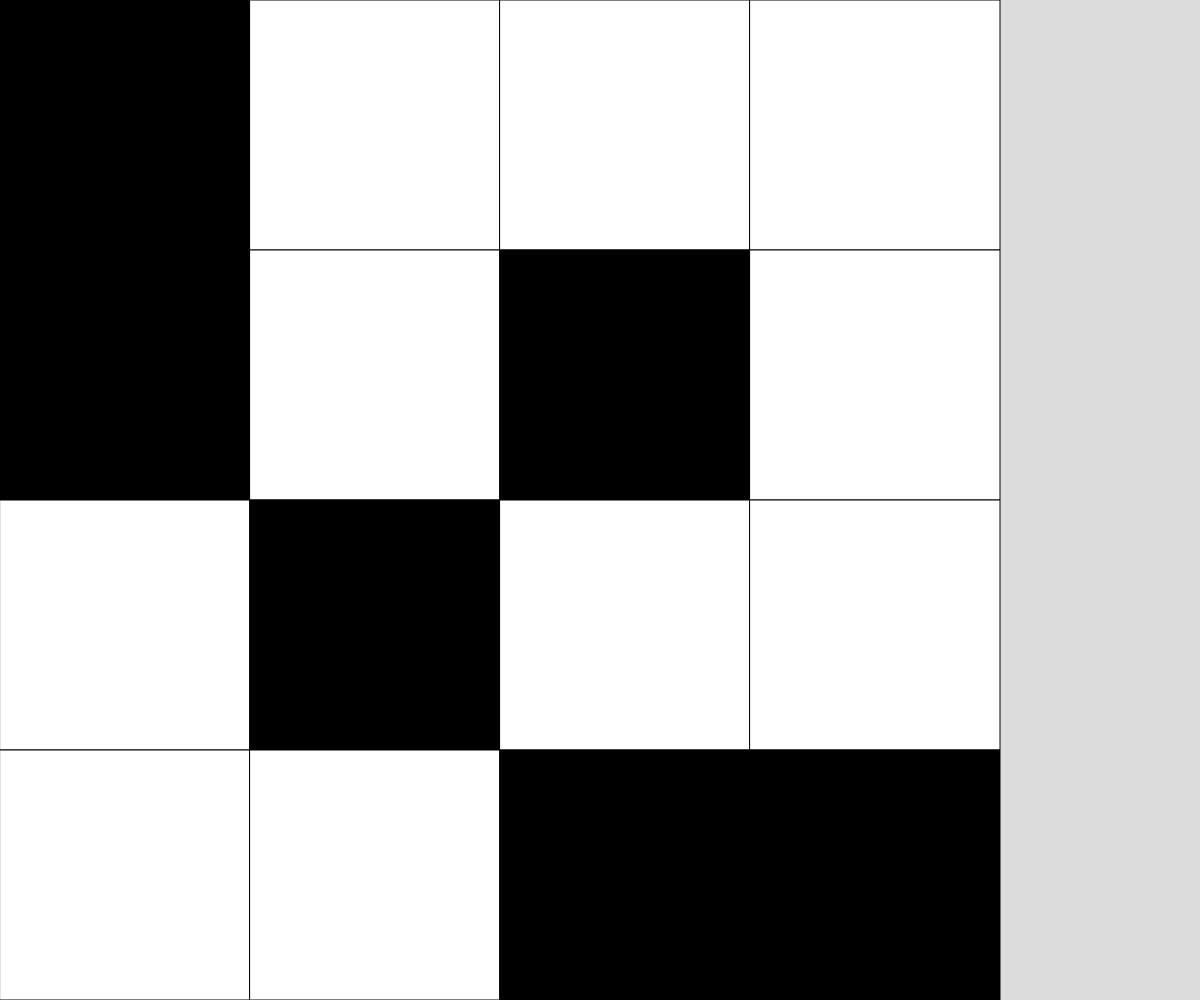
Frame 1 (no input)
Frame 60 (no input): identical to frame 1, image omitted
Frame 120 (the mouse pressed at the canvas centre since frame 60): identical to frame 1, image omitted

The p5.js sketch that drew this single still picture (run headless with seeded random() and noise() and a simulated clock; from frame 60 on, the mouse is pressed at the canvas centre):

// p5.js sketch
// ── sketch.js
// 2d grid demo


let theGrid = [[true,false,false,false],[true,false,true,false],[false,true,false,false],[false,false,true,true]];
const SQUARE_DIMENSION = theGrid.length;
let cellSize;
let verticalSquare;
let horizantalSquare;

function setup() {
  createCanvas(windowWidth, windowHeight);
  if (width > height){
    cellSize = height/SQUARE_DIMENSION;
  }
  else{
    cellSize = width/SQUARE_DIMENSION;
  }
}

function draw() {
  background(220);
  showGrid();
}

function showGrid(){
  for (let i = 0; i < SQUARE_DIMENSION; i++){
    for (let j = 0; j < SQUARE_DIMENSION; j++){
      if (theGrid[j][i]){
        fill('black');
      }
      else if (!theGrid[j][i]){
        fill('white');
      }
      square(i*cellSize,j*cellSize,cellSize);
    }
  }
}


function mousePressed(){
  verticalSquare = Math.floor(mouseY*4/cellSize);
  horizantalSquare = Math.floor(mouseX*4/cellSize);

  theGrid[verticalSquare,horizantalSquare] = !theGrid[verticalSquare,horizantalSquare];
}
